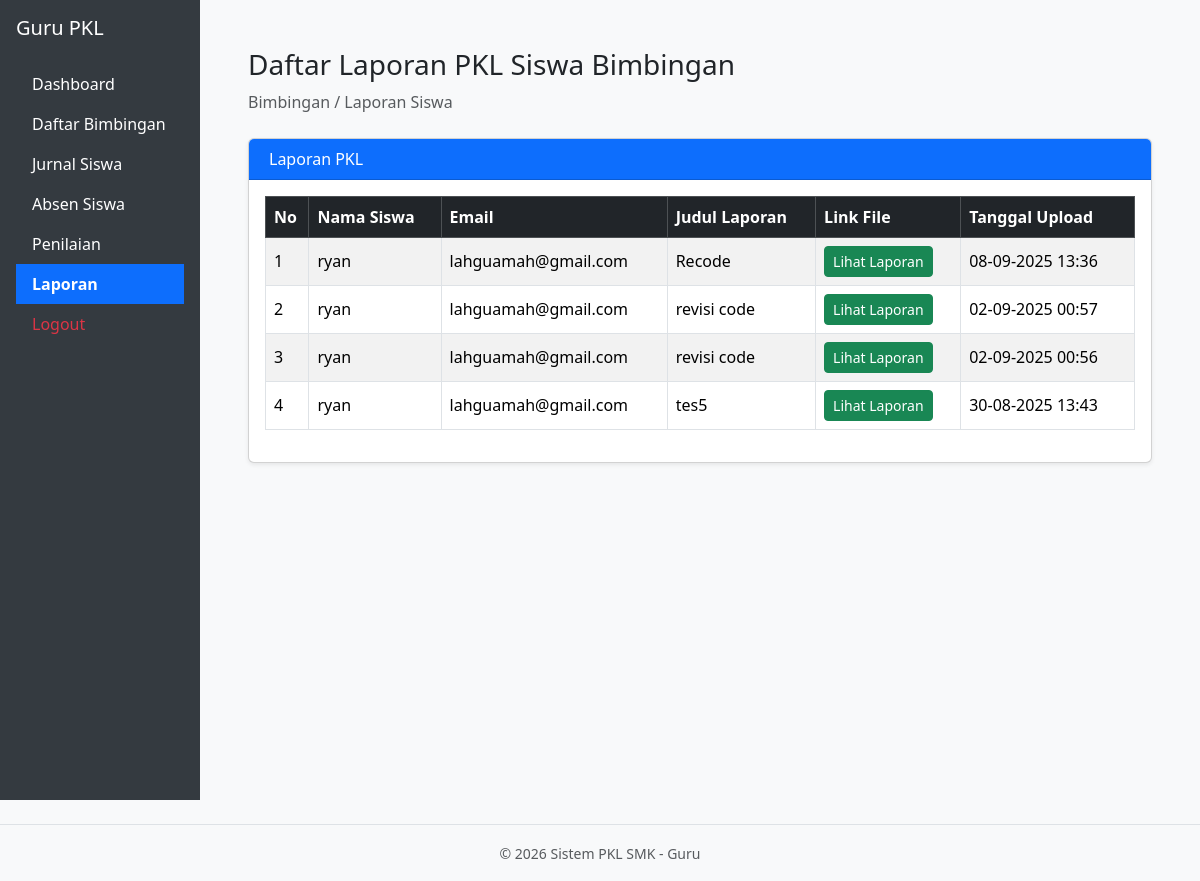
Page /guru/app/view/laporan_siswa.php (signed in) on the committed database.
### tables this page shows
CREATE TABLE `laporan` (
  `id` int(11) NOT NULL,
  `id_siswa` int(11) DEFAULT NULL,
  `judul` varchar(255) NOT NULL,
  `file` varchar(255) DEFAULT NULL,
  `tanggal_upload` datetime DEFAULT current_timestamp()
);

CREATE TABLE `datasiswa` (
  `id` int(11) NOT NULL,
  `email` varchar(100) NOT NULL,
  `password` varchar(255) NOT NULL,
  `nama` varchar(255) NOT NULL,
  `nis` int(11) NOT NULL,
  `jurusan` varchar(255) NOT NULL,
  `kelas` varchar(50) DEFAULT NULL,
  `tahun_pkl` year(4) DEFAULT NULL,
  `semester_pkl` varchar(10) DEFAULT NULL
);

### guru/app/view/laporan_siswa.php (the view, shortened to what this page needs)
<?php
require_once '../../Config/database.php';
$id_guru = $_SESSION['guru_id'];
$sql = "
    SELECT l.id, l.judul, l.file, l.tanggal_upload,
           s.nama, s.email
    FROM laporan l
    INNER JOIN datasiswa s ON l.id_siswa = s.id
    INNER JOIN bimbingan b ON l.id_siswa = b.id_siswa
    WHERE b.id_guru = ?
    ORDER BY l.tanggal_upload DESC
";
$stmt = $koneksi->prepare($sql);
$stmt->bind_param("i", $id_guru);
$stmt->execute();
$result = $stmt->get_result();
include "template/header.php";
include "template/sidebar.php";
?>
<div class="container-fluid px-4">
    <h3 class="mt-4">Daftar Laporan PKL Siswa Bimbingan</h3>
    <ol class="breadcrumb mb-4">
        <li class="breadcrumb-item active">Bimbingan / Laporan Siswa</li>
    </ol>
    <div class="card shadow-sm">
        <div class="card-header bg-primary text-white">
            <i class="fas fa-file-alt me-1"></i> Laporan PKL
        </div>
        <div class="card-body">
            <div class="table-responsive">
                <table class="table table-striped table-bordered align-middle">
                    <thead class="table-dark">
                        <tr>
                            <th style="width: 5%">No</th>
                            <th>Nama Siswa</th>
                            <th>Email</th>
                            <th>Judul Laporan</th>
                            <th>Link File</th>
                            <th style="width: 20%">Tanggal Upload</th>
                        </tr>
                    </thead>
                    <tbody>
                        <?php
                        $no = 1;
                        if ($result->num_rows > 0) {
                            while ($row = $result->fetch_assoc()) { ?>
                                <tr>
                                    <td><?= $no++; ?></td>
                                    <td><?= htmlspecialchars($row['nama']); ?></td>
                                    <td><?= htmlspecialchars($row['email']); ?></td>
                                    <td><?= htmlspecialchars($row['judul']); ?></td>
                                    <td>
                                        <?php if (!empty($row['file'])): ?>
                                            <a href="<?= htmlspecialchars($row['file']); ?>" target="_blank"
                                               class="btn btn-sm btn-success">
                                                <i class="fas fa-eye"></i> Lihat Laporan
                                            </a>
                                        <?php else: ?>
                                            <span class="text-muted">Belum ada link</span>
                                        <?php endif; ?>
                                    </td>
                                    <td><?= date("d-m-Y H:i", strtotime($row['tanggal_upload'])); ?></td>
                                </tr>
                        <?php }
                        } else { ?>
                            <tr>
                                <td colspan="6" class="text-center text-muted">Belum ada laporan dikirim</td>
                            </tr>
                        <?php } ?>
                    </tbody>
                </table>
            </div>
        </div>
    </div>
</div>
<?php include "template/footer.php"; ?>

### guru/app/view/template/header.php (style rules this page uses)
body { background-color: #f8f9fa; }

### rows in the picture
laporan: id_siswa.nama "ryan", id_siswa.email "lahguamah@gmail.com", judul "Recode", tanggal_upload "08-09-2025 13:36"
laporan: id_siswa.nama "ryan", id_siswa.email "lahguamah@gmail.com", judul "revisi code", tanggal_upload "02-09-2025 00:57"
laporan: id_siswa.nama "ryan", id_siswa.email "lahguamah@gmail.com", judul "revisi code", tanggal_upload "02-09-2025 00:56"
laporan: id_siswa.nama "ryan", id_siswa.email "lahguamah@gmail.com", judul "tes5", tanggal_upload "30-08-2025 13:43"
